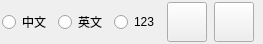
    <widget class="QWidget" name="widgetBottom" native="true">
     <property name="sizePolicy">
      <sizepolicy hsizetype="Preferred" vsizetype="Expanding">
       <horstretch>0</horstretch>
       <verstretch>0</verstretch>
      </sizepolicy>
     </property>
     <property name="maximumSize">
      <size>
       <width>16777215</width>
       <height>44</height>
      </size>
     </property>
     <layout class="QHBoxLayout" name="horizontalLayout_9">
      <property name="spacing">
       <number>7</number>
      </property>
      <property name="leftMargin">
       <number>2</number>
      </property>
      <property name="topMargin">
       <number>2</number>
      </property>
      <property name="rightMargin">
       <number>2</number>
      </property>
      <property name="bottomMargin">
       <number>2</number>
      </property>
      <item>
       <widget class="QCRadioButton" name="radioCN">
        <property name="text">
         <string>中文</string>
        </property>
       </widget>
      </item>
      <item>
       <widget class="QCRadioButton" name="radioEN">
        <property name="text">
         <string>英文</string>
        </property>
       </widget>
      </item>
      <item>
       <widget class="QCRadioButton" name="radioNum">
        <property name="text">
         <string>123</string>
        </property>
       </widget>
      </item>
      <item>
       <widget class="QCPushButton" name="btnSpace">
        <property name="sizePolicy">
         <sizepolicy hsizetype="Fixed" vsizetype="Ignored">
          <horstretch>0</horstretch>
          <verstretch>0</verstretch>
         </sizepolicy>
        </property>
        <property name="focusPolicy">
         <enum>Qt::NoFocus</enum>
        </property>
        <property name="text">
         <string/>
        </property>
       </widget>
      </item>
      <item>
       <widget class="QCPushButton" name="btnReturn">
        <property name="sizePolicy">
         <sizepolicy hsizetype="Fixed" vsizetype="Ignored">
          <horstretch>0</horstretch>
          <verstretch>0</verstretch>
         </sizepolicy>
        </property>
        <property name="focusPolicy">
         <enum>Qt::NoFocus</enum>
        </property>
        <property name="text">
         <string/>
        </property>
       </widget>
      </item>
      <item>
       <widget class="QCPushButton" name="btnClose">
        <property name="sizePolicy">
         <sizepolicy hsizetype="Ignored" vsizetype="Ignored">
          <horstretch>0</horstretch>
          <verstretch>0</verstretch>
         </sizepolicy>
        </property>
        <property name="focusPolicy">
         <enum>Qt::NoFocus</enum>
        </property>
        <property name="styleSheet">
         <string notr="true"/>
        </property>
        <property name="text">
         <string/>
        </property>
       </widget>
      </item>
     </layout>
    </widget>
